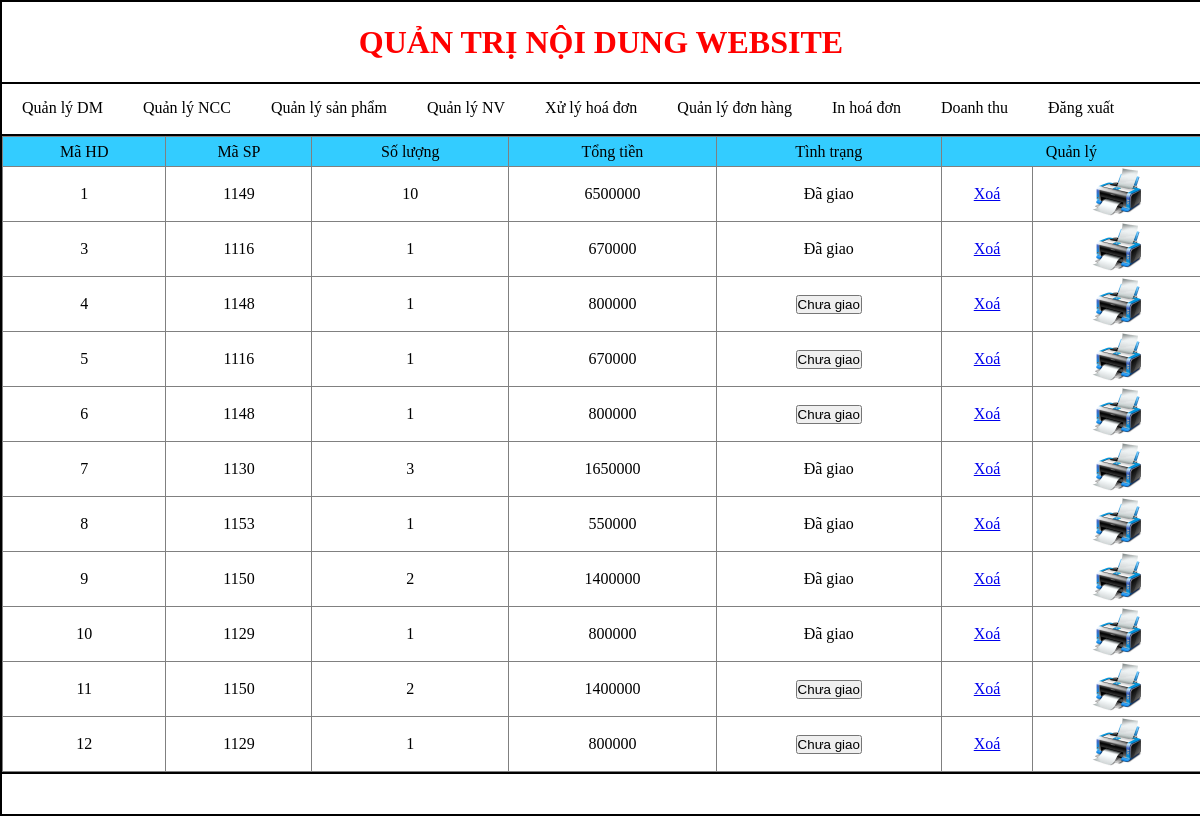
/Admin/index.php?Quanly=donhang (signed in), run on the app's committed database.
### tables this page shows
CREATE TABLE `chitiethoadon` (
  `MaHD` int(255) NOT NULL,
  `MaSP` int(255) DEFAULT NULL,
  `Soluong` int(255) DEFAULT NULL,
  `Tongtien` decimal(18,0) DEFAULT NULL,
  `Tinhtrang` int(255) NOT NULL
);

### Admin/modular/QuanlyDH/donhang.php (the view, shortened to what this page needs)
<?php
$sql= "select * from chitiethoadon ";
$query=mysqli_query($conn,$sql);
?>
<form action="index.php?Quanly=donhang" method="post" enctype="multipart/form-data">
<table width="100%" border="1">
  <tr style="height:30px" bgcolor="#33CCFF" align="center">
    <td>Mã HD</td>
    <td>Mã SP</td>
    <td>Số lượng</td>
    <td>Tổng tiền</td>
    <td>Tình trạng </td>
    <td colspan="2">Quản lý</td>
   </tr>
 <?php
 while($dong=mysqli_fetch_assoc($query)){
 $MaHD=$dong['MaHD'];
 $Soluong=$dong['Soluong'];
 $MaSP= $dong['MaSP'];
?>
<tr style="height:30px" align="center">
    <td><?php echo $MaHD ?></td>
    <td><?php echo $MaSP ?></td>
    <td><?php echo $Soluong?></td>
    <td><?php echo $dong['Tongtien']?></td>
    <td><?php
  if($dong['Tinhtrang']==0){
	  echo  '<input type="submit" name='.$MaHD.' value="Chưa giao">';
	  }
   else
	  echo  '<p> Đã giao</p>';
 	 ?></td>
     <td><a href="index.php?Quanly=donhang&id=<?php echo $dong['MaHD']?>">Xoá</a></td>
     <td><a href="index.php?Quanly=inhoadon&id=<?php echo $dong['MaHD']?>"><img src="/webbanhang/images/in.jpg" width="50" height="50"></a></td>
</tr>
<?php
}
?>
</table>
</form>

### Admin/style/css.css (style rules this page uses)
table { border-collapse: collapse; }
* { padding:0;margin:0; }

### data on the page
chitiethoadon: MaHD "1", MaSP "1149", Soluong "10", Tongtien "6500000", Tinhtrang "Đã giao"
chitiethoadon: MaHD "3", MaSP "1116", Soluong "1", Tongtien "670000", Tinhtrang "Đã giao"
chitiethoadon: MaHD "4", MaSP "1148", Soluong "1", Tongtien "800000"
chitiethoadon: MaHD "5", MaSP "1116", Soluong "1", Tongtien "670000"
chitiethoadon: MaHD "6", MaSP "1148", Soluong "1", Tongtien "800000"
chitiethoadon: MaHD "7", MaSP "1130", Soluong "3", Tongtien "1650000", Tinhtrang "Đã giao"
chitiethoadon: MaHD "8", MaSP "1153", Soluong "1", Tongtien "550000", Tinhtrang "Đã giao"
chitiethoadon: MaHD "9", MaSP "1150", Soluong "2", Tongtien "1400000", Tinhtrang "Đã giao"
chitiethoadon: MaHD "10", MaSP "1129", Soluong "1", Tongtien "800000", Tinhtrang "Đã giao"
chitiethoadon: MaHD "11", MaSP "1150", Soluong "2", Tongtien "1400000"
chitiethoadon: MaHD "12", MaSP "1129", Soluong "1", Tongtien "800000"
